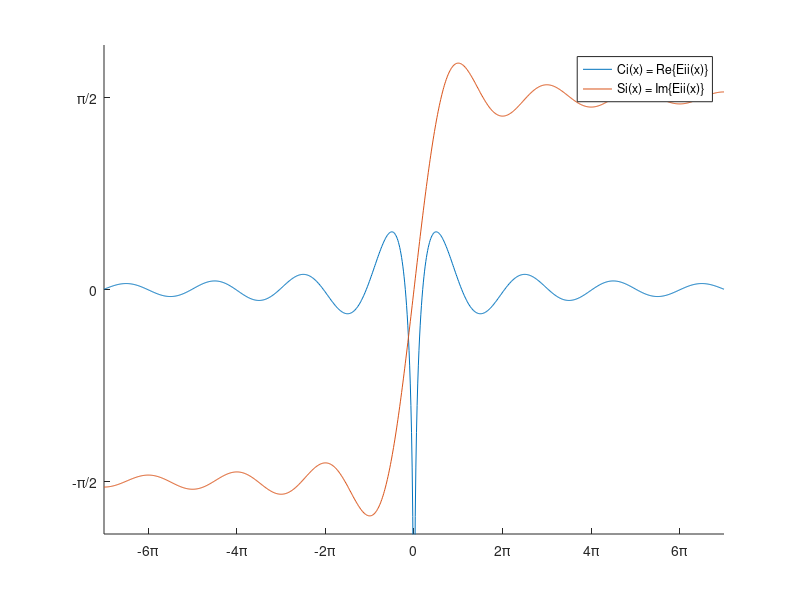

The MATLAB source for this figure: (Note: this script raises an error after producing the figure.)
% etude des effets de bord des ondelettes harminuqe et littlewood-paley
eulerGamma = 0.5772156649;

%%
N = 7;

x = linspace(-N*pi, N*pi, 1001);
sinintX = nan(size(x));
cosintX = nan(size(x));
for ix = 1:length(x)
    sinintX(ix) = sinint(x(ix));
    cosintX(ix) = cosint(x(ix));
end

figure;
hold on
plot(x, cosintX);
plot(x, sinintX);
legend({'Ci(x) = Re\{Eii(x)\}', 'Si(x) = Im\{Eii(x)\}'}, 'Location', 'Best');
xlim([x(1), x(end)]);
ylim([-2 2]);
Xt = [0];
Xtl = {'0'};
n = 2;
while n <= N
    Xt = [-n*pi, Xt, n*pi];
    Xtl = cat(2, {['-', num2str(n), '\pi']}, Xtl);
    Xtl = cat(2, Xtl, {[num2str(n), '\pi']});
    n = n+2;
end
xticks(Xt);
xticklabels(Xtl);
yticks([-pi/2, 0, pi/2]);
yticklabels({'-\pi/2', '0', '\pi/2'});

%%

% Lambda = @(x) 1/(2*pi) * (sign(x)*(pi/2-sinint(abs(x)))  + 1i*cosint(abs(x)));
% 
% x = linspace(-5*pi, 5*pi, 1001);
% Lx = nan(size(x));
% for ix = 1:length(x)
%     Lx(ix) = Lambda(x(ix));
% end
% figure;
% plot(x, real(Lx));
% hold on
% plot(x, imag(Lx));

%% Lambda(a, b) en fonction de 1/a

alpha = 1;
beta = 2;
b = 5;
nu0 = 4;
F = linspace(0, 5, 1000); % 1/a
F = [F, linspace(1.9, 2.1, 1000)];
F = [F, linspace(3.9, 4.1, 1000)];
F = sort(F);

R = @(f) sign(beta*f-nu0)*pi/2 + 1i*Eii(2*pi*(beta*f-nu0)*b) - ( sign(alpha*f-nu0)*pi/2 + 1i*Eii(2*pi*(alpha*f-nu0)*b) );

Rf = nan(size(F));
for kf = 1:length(F)
    Rf(kf) = R(F(kf));
end

rRfnan = real(Rf);
Fnan = F;
kf = 1;
while kf < length(Fnan)
    if abs(rRfnan(kf+1) - rRfnan(kf)) > pi/2
        rRfnan = [rRfnan(1:kf), nan, rRfnan(kf+1:end)];
        Fnan = [Fnan(1:kf), (Fnan(kf)+Fnan(kf+1))/2, Fnan(kf+1:end)];
        kf = kf+2;
    else
        kf = kf+1;
    end
end

fig = figure;
fig.Position = fig.Position .* [1 1 0 0] + [0 0 420 300];
hold on
Rline = plot(Fnan, rRfnan);
Iline = plot(F, imag(Rf));
Absline = plot(F, abs(Rf), 'Color', 0.7*[1 0 0]);
ax = gca;
ax.ColorOrderIndex = 1;
Rline2 = plot(F, real(Rf), '--');
% uistack(Rline2, 'top');
% uistack(Rline, 'top');
% uistack(Absline, 'top');
xlim([F(1), F(end)]);
ylim([-3 3]);
xlabel('1/a');
legend({'Re\{\Lambda(a, b)\}', 'Im\{\Lambda(a, b)\}', '|\Lambda(a, b)|'}, 'Location', 'NorthWest');
xticks([0, nu0/beta, nu0/alpha]);
xticklabels({'0', '\nu_0 /\beta', '\nu_0 /\alpha'});
yticks([-pi/2, 0, pi/2]);
yticklabels({'-\pi/2', '0', '\pi/2'});

%% Lambda(a, b) en fonction de b

alpha = 1;
beta = 2;
a = 1/1.5;
nu0 = 4;
TauAlpha = 1/abs(alpha/a-nu0);
B = linspace(-10*TauAlpha, 10*TauAlpha, 1000);

R = @(b) sign(beta/a-nu0)*pi/2 + 1i*Eii(2*pi*(beta/a-nu0)*b) - ( sign(alpha/a-nu0)*pi/2 + 1i*Eii(2*pi*(alpha/a-nu0)*b) );

Rb = nan(size(B));
for kb = 1:length(B)
    Rb(kb) = R(B(kb));
end

fig = figure;
fig.Position = fig.Position .* [1 1 0 0] + [0 0 420 300];
hold on
Rline = plot(B, real(Rb));
Iline = plot(B, imag(Rb));
Absline = plot(B, abs(Rb), 'Color', 0.7*[1 0 0]);
% uistack(Rline2, 'top');
% uistack(Rline, 'top');
% uistack(Absline, 'top');
xlim([B(1), B(end)]);
xlabel('b');
legend({'Re\{\Lambda(a, b)\}', 'Im\{\Lambda(a, b)\}', '|\Lambda(a, b)|'}, 'Location', 'NorthWest');
Xt = [0];
Xtl = {'0'};
n = 2;
while n <= N
    Xt = [-n*pi, Xt, n*pi];
    Xtl = cat(2, {['-', num2str(n), '\pi']}, Xtl);
    Xtl = cat(2, Xtl, {[num2str(n), '\pi']});
    n = n+2;
end
% xticks([0, nu0/beta, nu0/alpha]);
% xticklabels({'0', '\nu_0 /\beta', '\nu_0 /\alpha'});
% yticks([-pi/2, 0, pi/2]);
% yticklabels({'-\pi/2', '0', '\pi/2'});

%% Lambda(a, b) en fonction de 1/a et b

alpha = 1;
beta = 2;
nu0 = 4;
TauAlpha = 1/abs(alpha/a-nu0);

F = linspace(0, 6, 100);
F = [F, 2 + logspace(-8, 0, 30)];
F = [F, 2 - logspace(-8, 0, 30)];
F = [F, 4 + logspace(-8, 0, 30)];
F = [F, 4 - logspace(-8, 0, 30)];
F = sort(F);

B = linspace(-2, 2, 200);
B = [B, 0 + logspace(-8, -1, 30)];
B = [B, 0 - logspace(-8, -1, 30)];
B = sort(B);

% B = linspace(0, 1, 100);
% B = [B, 0 + logspace(-8, -1, 50)];
% B = sort(B);

R = @(f, b) sign(beta*f-nu0)*pi/2 + 1i*Eii(2*pi*(beta*f-nu0)*b) - ( sign(alpha*f-nu0)*pi/2 + 1i*Eii(2*pi*(alpha*f-nu0)*b) );

Rfb = nan(length(F), length(B));
for kf = 1:length(F)
    for kb = 1:length(B)
        Rfb(kf, kb) = R(F(kf), B(kb));
    end
end

[Bgrid, Fgrid] = meshgrid(B, F);

%%

figure;
surf(Fgrid, Bgrid, abs(Rfb), 'EdgeColor', 'none', 'FaceColor', [0 0.4470 0.7410], 'FaceLighting', 'gouraud');
xlabel('1/a');
ylabel('b');
zlabel('|\Lambda(a,b)|'),
zlim([0, 8]);
% zticks([0, 2*pi]);
% zticklabels({'0', '2\pi'});
xticks([0, nu0/beta, nu0/alpha]);
xticklabels({'0', '\nu_0/\beta', '\nu_0/\alpha'});
set(gca, 'YDir','reverse')
light();

figure;
surf(Fgrid, Bgrid, abs(Rfb)/(2*pi), 'EdgeColor', 'none', 'FaceColor', [0 0.4470 0.7410], 'FaceLighting', 'gouraud');
xlabel('1/a');
ylabel('b');
zlabel('|R(a,b)|'),
zlim([0, 1.5]);
zticks([0, 1]);
% zticks([0, 2*pi]);
% zticklabels({'0', '2\pi'});
xticks([0, nu0/beta, nu0/alpha]);
xticklabels({'0', '\nu_0/\beta', '\nu_0/\alpha'});
set(gca, 'YDir','reverse')
light();

%% T[U](a, b)

alpha = 1;
beta = 2;
nu0 = 4;

F = linspace(0, 6, 100);
F = [F, 2 + logspace(-8, 0, 30)];
F = [F, 2 - logspace(-8, 0, 30)];
F = [F, 4 + logspace(-8, 0, 30)];
F = [F, 4 - logspace(-8, 0, 30)];
F = sort(F);

B = linspace(0, 10, 2);

TUfb = nan(length(F), length(B));
for kf = 1:length(F)
    for kb = 1:length(B)
        TUfb(kf, kb) = (F(kf) >= nu0/beta) & (F(kf) <= nu0/alpha);
    end
end

[Bgrid, Fgrid] = meshgrid(B, F);

figure;
surf(Fgrid, Bgrid, abs(TUfb), 'EdgeColor', 'none', 'FaceColor', [0 0.4470 0.7410], 'FaceLighting', 'gouraud');
xlabel('1/a');
ylabel('b');
zlabel('|T[U](a,b)|'),
zlim([0, 1.5]);
% zticks([0, 2*pi]);
% zticklabels({'0', '2\pi'});
xticks([0, nu0/beta, nu0/alpha]);
xticklabels({'0', '\nu_0/\beta', '\nu_0/\alpha'});
zticks([0, 1]);
set(gca, 'XDir','reverse')
light();


%% fonctions

function I = sinint(x)
if x == 0
    I = 0;
    return
end

dx = 0.01;

X = linspace(0, x, ceil(abs(x/dx)) + 1);
dx = mean(diff(X));

Y = sinc(X/pi);

I = (sum(Y) - (Y(1)+Y(end))/2) * dx;
end

function I = cosint(x)
x = abs(x);

if x == 0
    I = nan;
    return
end

dx = 0.01;

X = linspace(0, x, ceil(x/dx) + 1);
dx = mean(diff(X));

Y = (cos(X) - 1) ./ X;
Y(1) = 0;

I = (sum(Y) - (Y(1)+Y(end))/2) * dx;

I = 0.5772156649 + log(x) + I;
end

function I = Eii(x)
I = cosint(x) + 1i*sinint(x);
end